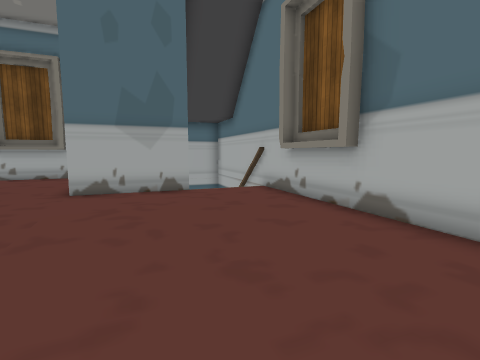
[1] (above)

17 first-person views from a walk through a Unity game level. The camera is 1.3 m above the floor, tilts 6° down and sees 85° across. The floor is counted in squares, 1 m on a side. Each view is taken from the middle of a square. On the plan, view 1 faces up. The plan holds only what a view shows up to about 13 squares ahead; the rest is blank. The place goes on beyond the plan. The player character is not drawn. Some animated figures are not drawn. Door leaves are left out, so doorways stand open. Some surface patterns are stand-ins.

[2]
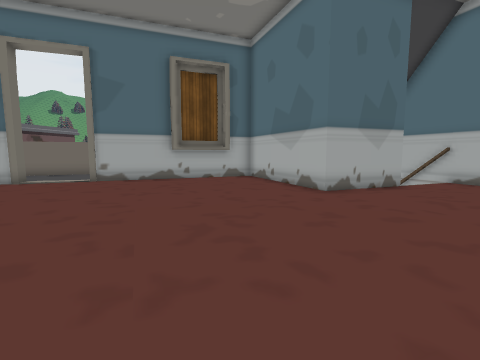

[3]
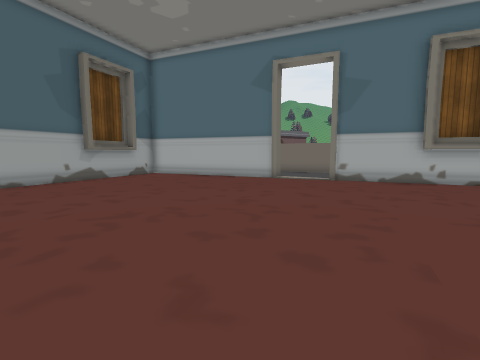

[4]
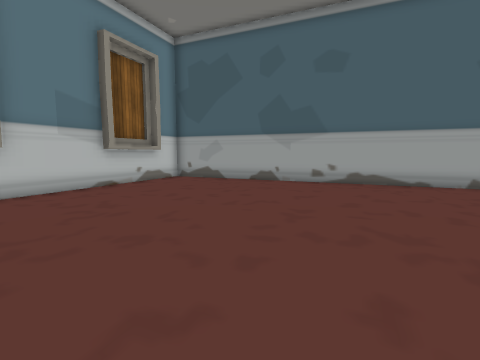

[5]
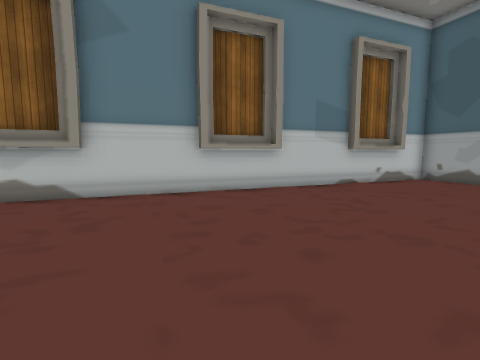

[6]
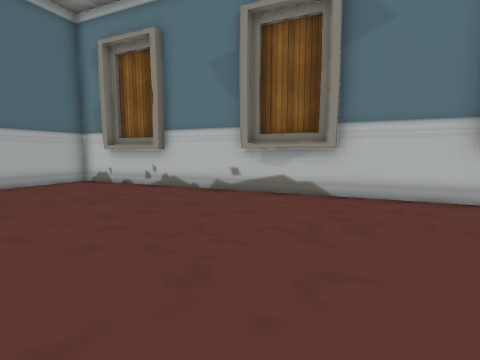

[7]
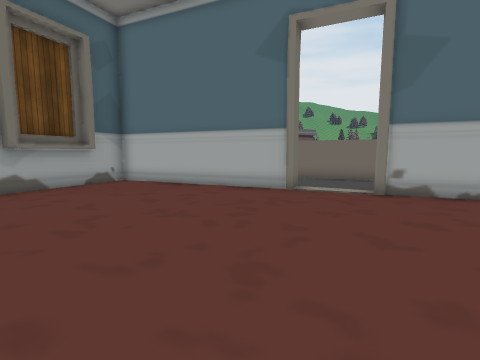

[8]
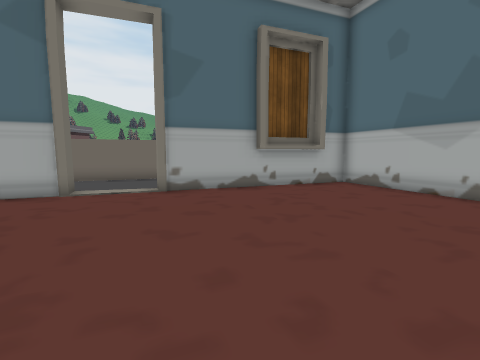

[9]
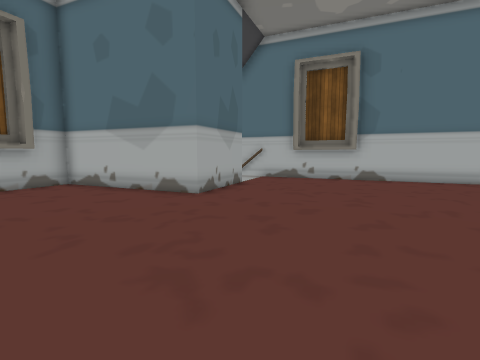

[10]
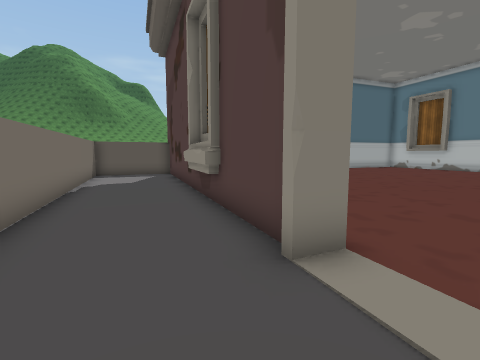

[11]
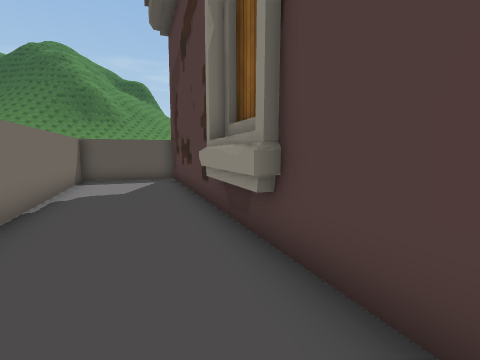

[12]
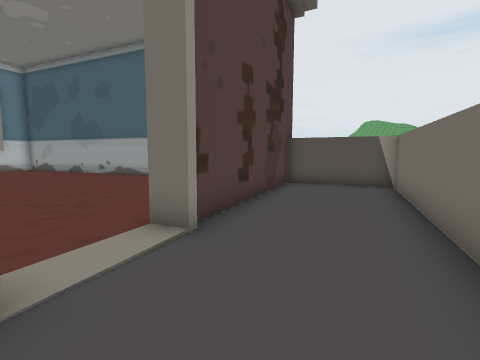

[13]
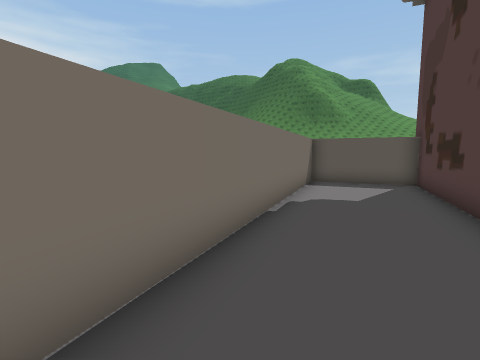

[14]
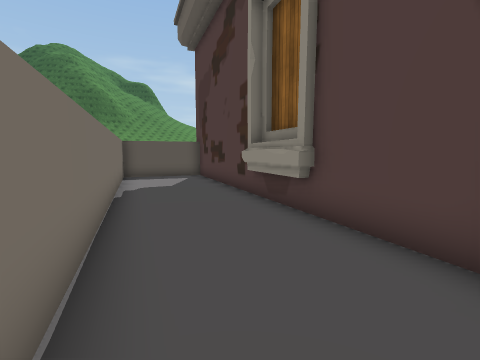

[15]
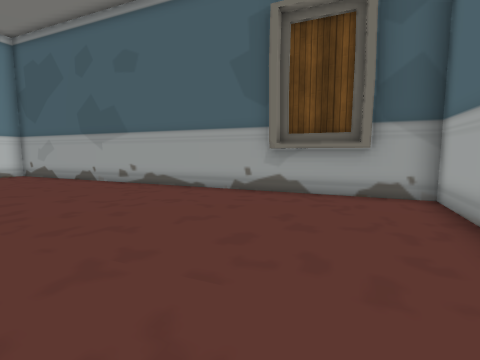

[16]
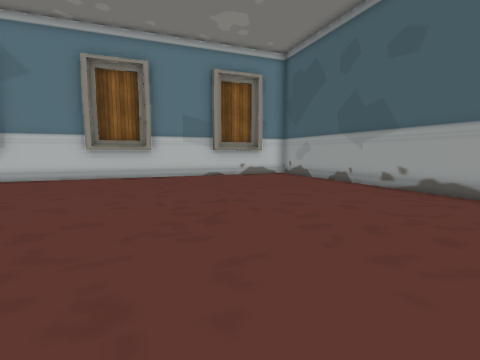

[17]
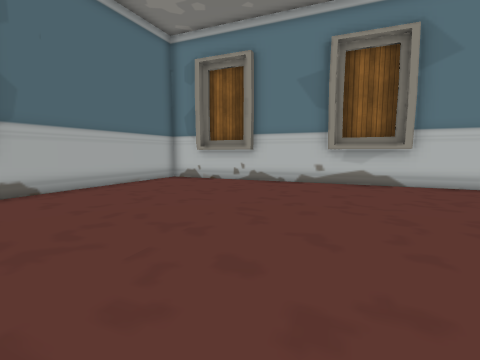

### Floor plan
Ten units are one square. View 1 is at (0, 0); x grows to the right and y downward. Boxes are objects, and circles mark ways between rooms. Rooms are numbered by the first view taken in them; rooms with no view inside come last. Other rooms are left out.
<svg viewBox="-264 -206 324 316">
<path fill="none" stroke="#000" d="M-45 -80 -51 -78 -61 -102M-48 52 -20 41M-62 -104 -74 -136 -147 -107M-105 74 -78 63M-171 -98 -246 -68 -178 105M-85 -128 -112 -117M-17 -91 -23 -89M10 29 38 18M23 -57 12 -84M-164 97 -136 86M-236 -55 -225 -27 -230 -25M-175 105 55 15 4 -115M-118 -128 -88 -140M-144 -114 -19 -163 -34 -201 -259 -112 -244 -74 -178 -101M-117 -127 -89 -138"/>
<circle cx="-102" cy="-126" r="3" fill="#2a7"/>
<circle cx="-160" cy="-105" r="3" fill="#2a7"/>
<text x="-100" y="-20">1</text>
<text x="-140" y="-140">2</text>
</svg>
Room 1 opens to room 2.

Where each view was taken, in squares from view 1:
view 1: 0 up, 0 right, facing up
view 2: 1 down, 8 left, facing up
view 3: 1 down, 9 left, facing up-left
view 4: 2 up, 10 left, facing down-left
view 5: 2 up, 9 left, facing down
view 6: 2 up, 8 left, facing down-right
view 7: 2 up, 12 left, facing up-left
view 8: 2 up, 12 left, facing up
view 9: 1 up, 10 left, facing up-right
view 10: 12 up, 18 left, facing right
view 11: 13 up, 15 left, facing right
view 12: 14 up, 15 left, facing down-left
view 13: 14 up, 14 left, facing up-right
view 14: 14 up, 17 left, facing right
view 15: 8 up, 16 left, facing down-left
view 16: 6 up, 15 left, facing down
view 17: 6 up, 7 left, facing down-right
